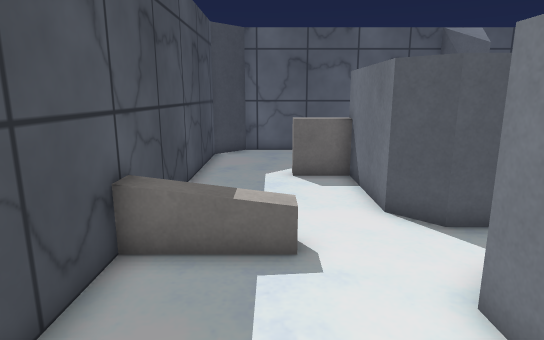
View 1 (above)

18 first-person views from a walk through a Unity game level. The camera is 1.4 m above the floor, tilts 12° down and sees 75° across. The floor is counted in squares, 0.5 m on a side. Each view is taken from the middle of a square. On the plan, view 1 faces up. The plan holds only what a view shows up to about 20 squares ahead; the rest is blank. Some animated figures are not drawn. Surface patterns are stand-ins for the level's own textures.

View 2
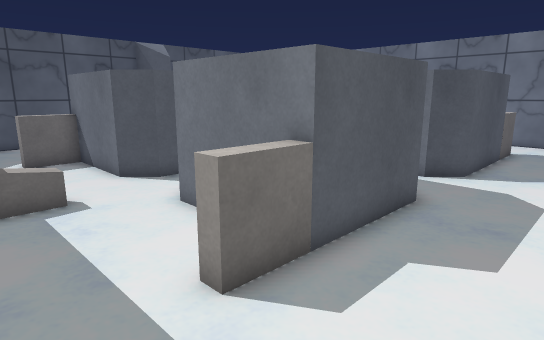

View 3
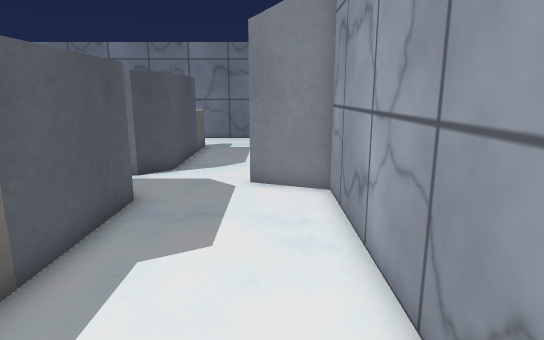

View 4
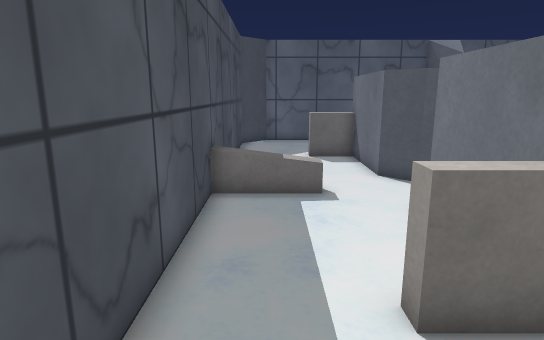

View 5
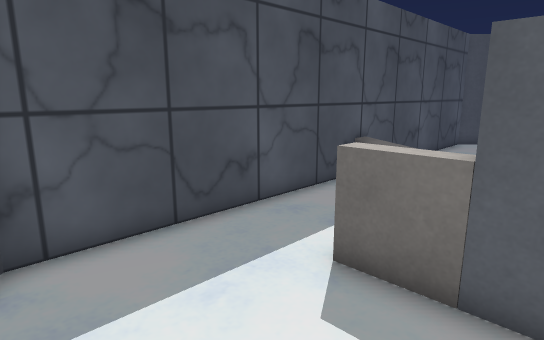

View 6
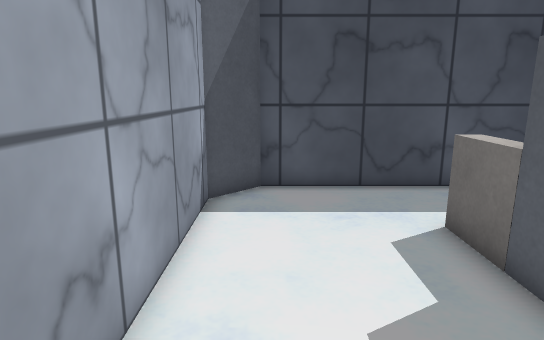

View 7
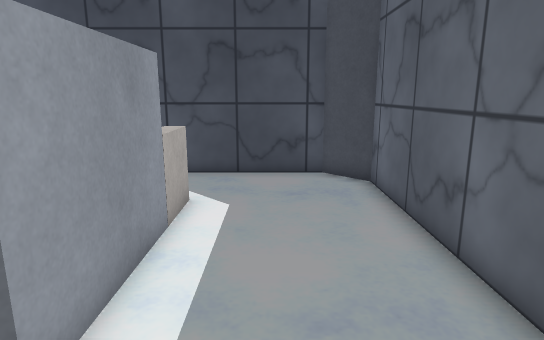

View 8
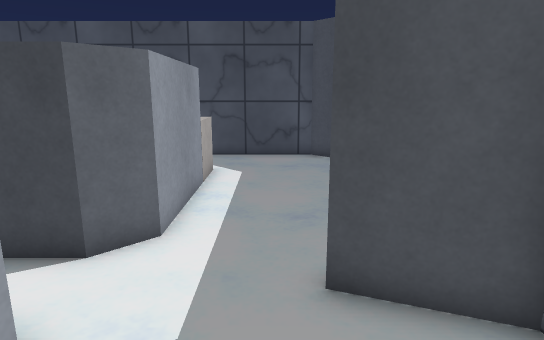

View 9
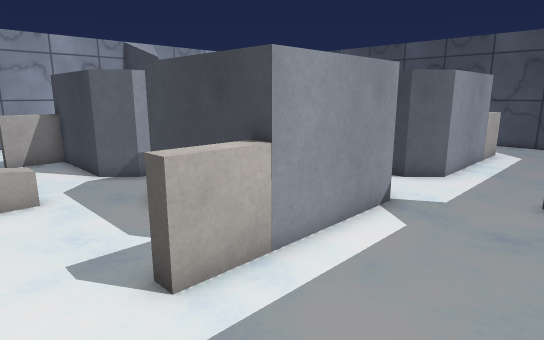

View 10
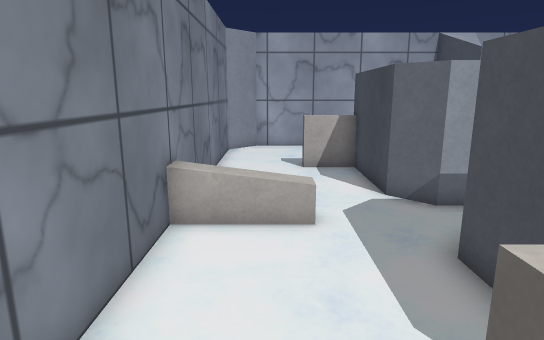

View 11
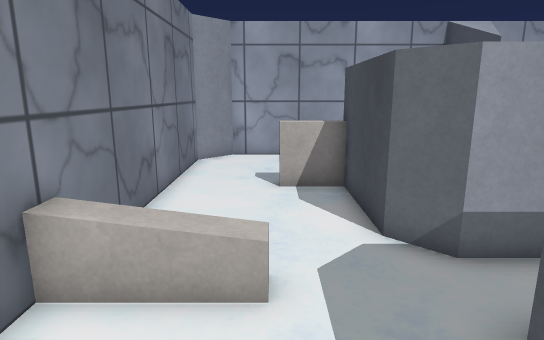

View 12
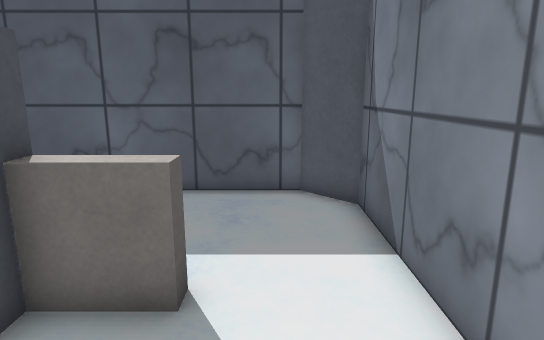

View 13
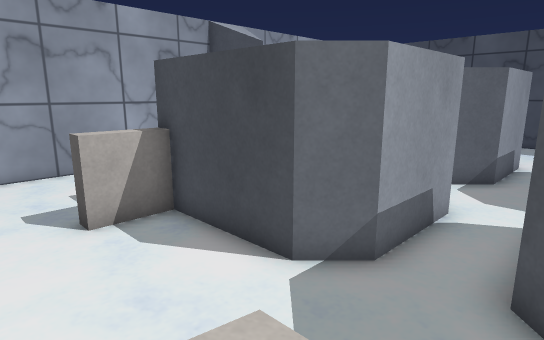

View 14
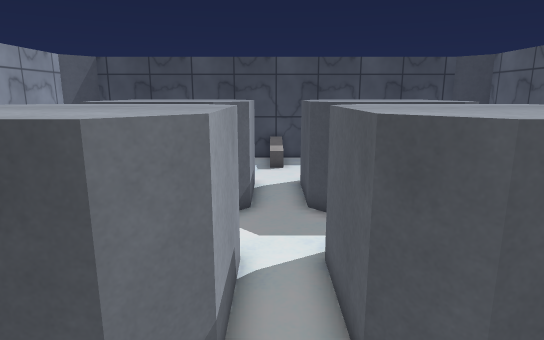

View 15
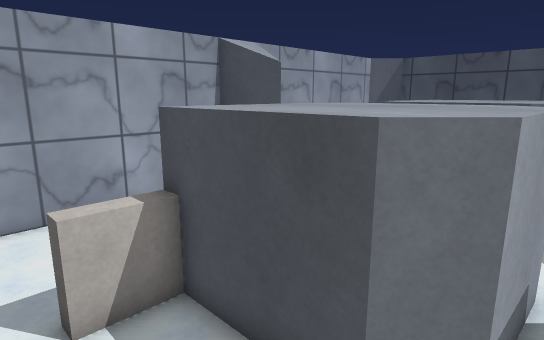

View 16
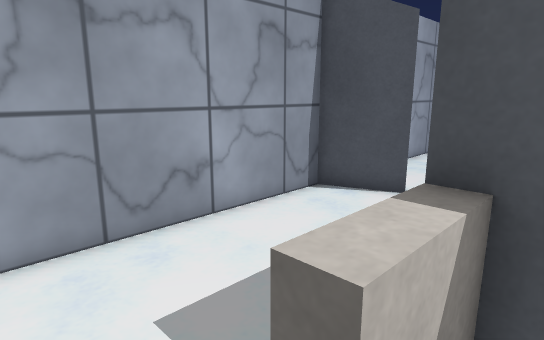

View 17
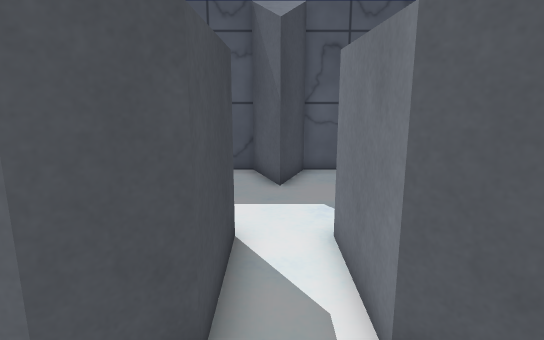

View 18
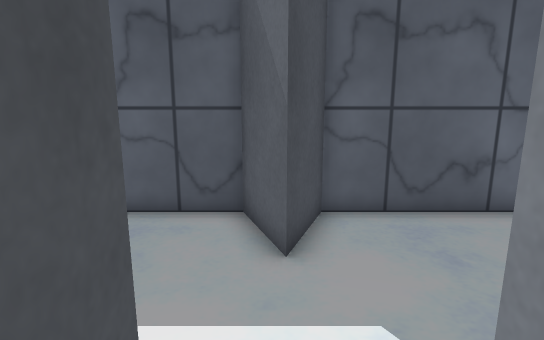

### Floor plan
Key: @ floor where view 1 was taken; # wall or solid block; . floor; / step, stairs or slope; = window, fence, low wall or low ledge; ^ raised ledge; O other object.
Columns run from 3 left of view 1 to 21 right of it. Each row starts with its distance up from view 1.
 18  ########################
 17 ##..........##..........#
 16 #...........# ..........#
 15 #.......................#
 14 #.......................#
 13 #...^^^^^^^....^^^^^^...#
 12 #...^^^ ^ ^^..^    ^^...#
 11 #.....^ ^ ^^.^^^^  ^....#
 10 # ....^ ^ ^^.^^^^^ ^....#
  9 #   ..^ ^ ^^.^^^^^^^....#
  8 #   ..^^^ ^^..^^^^^.....#
  7 #=.....^^^^....^^^.....=#
  6 #=OO.................//=#
  5 #......^^^^...^^^^^...  #
  4 #.....^^^^^^ ^^^^^^^... #
  3 #.....^ ^ ^  ^^^^^^^....#
  2 #.....^ ^^^^  ^^^^^^....#
  1 #.....^^^ ^  ^^^^^^^....#
  0 #..@^^^^^^^...^^^^^^^^..#
 -1 #.......................#
 -2 #.......................#
 -3 #.......................#
 -4 #...........##..........#
 -5 ##......... ##.........##
 -6  #######################

Where each view was taken, in squares from view 1:
view 1: 0 up, 0 right, facing up
view 2: 4 down, 2 left, facing up-right
view 3: 4 down, 2 left, facing right
view 4: 4 down, 1 left, facing up
view 5: 5 down, 4 right, facing up-left
view 6: 4 down, 8 right, facing left
view 7: 15 up, 10 right, facing left
view 8: 15 up, 14 right, facing left
view 9: 17 up, 20 right, facing down-left
view 10: 14 up, 19 right, facing down
view 11: 11 up, 18 right, facing down
view 12: 8 up, 19 right, facing up
view 13: 8 up, 20 right, facing down-left
view 14: 6 up, 19 right, facing left
view 15: 6 up, 19 right, facing down-left
view 16: 1 up, 19 right, facing down-left
view 17: 5 up, 9 right, facing up
view 18: 10 up, 9 right, facing up
